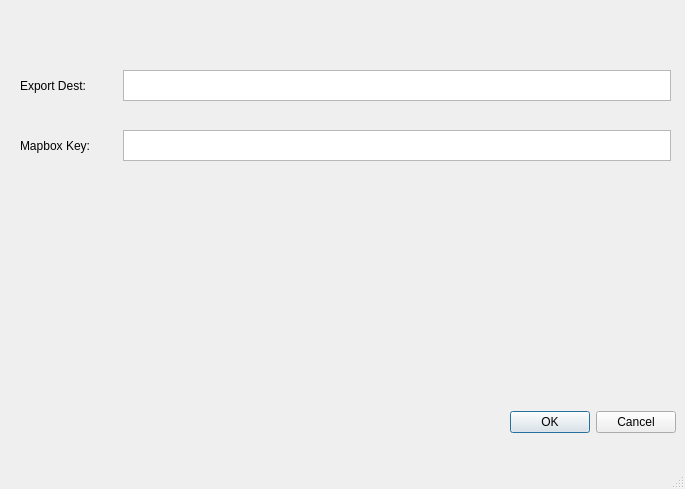
<?xml version="1.0" encoding="UTF-8"?>
<ui version="4.0">
 <class>MainWindow</class>
 <widget class="QMainWindow" name="MainWindow">
  <property name="geometry">
   <rect>
    <x>0</x>
    <y>0</y>
    <width>685</width>
    <height>489</height>
   </rect>
  </property>
  <property name="windowTitle">
   <string>MainWindow</string>
  </property>
  <widget class="QWidget" name="centralwidget">
   <widget class="QDialogButtonBox" name="buttonBox">
    <property name="geometry">
     <rect>
      <x>510</x>
      <y>410</y>
      <width>166</width>
      <height>25</height>
     </rect>
    </property>
    <property name="standardButtons">
     <set>QDialogButtonBox::Cancel|QDialogButtonBox::Ok</set>
    </property>
   </widget>
   <widget class="QWidget" name="">
    <property name="geometry">
     <rect>
      <x>20</x>
      <y>130</y>
      <width>651</width>
      <height>31</height>
     </rect>
    </property>
    <layout class="QHBoxLayout" name="MapboxKeyLayout" stretch="15,85">
     <item>
      <widget class="QLabel" name="label">
       <property name="text">
        <string>Mapbox Key:</string>
       </property>
      </widget>
     </item>
     <item>
      <widget class="QTextEdit" name="mapboxTextEdit"/>
     </item>
    </layout>
   </widget>
   <widget class="QWidget" name="">
    <property name="geometry">
     <rect>
      <x>20</x>
      <y>70</y>
      <width>651</width>
      <height>31</height>
     </rect>
    </property>
    <layout class="QHBoxLayout" name="ExportDestinationLayout" stretch="15,85">
     <item>
      <widget class="QLabel" name="label_2">
       <property name="text">
        <string>Export Dest:</string>
       </property>
      </widget>
     </item>
     <item>
      <widget class="QTextEdit" name="exportDestTextEdit"/>
     </item>
    </layout>
   </widget>
  </widget>
  <widget class="QMenuBar" name="menubar">
   <property name="geometry">
    <rect>
     <x>0</x>
     <y>0</y>
     <width>685</width>
     <height>22</height>
    </rect>
   </property>
  </widget>
  <widget class="QStatusBar" name="statusbar"/>
 </widget>
 <resources/>
 <connections/>
</ui>
